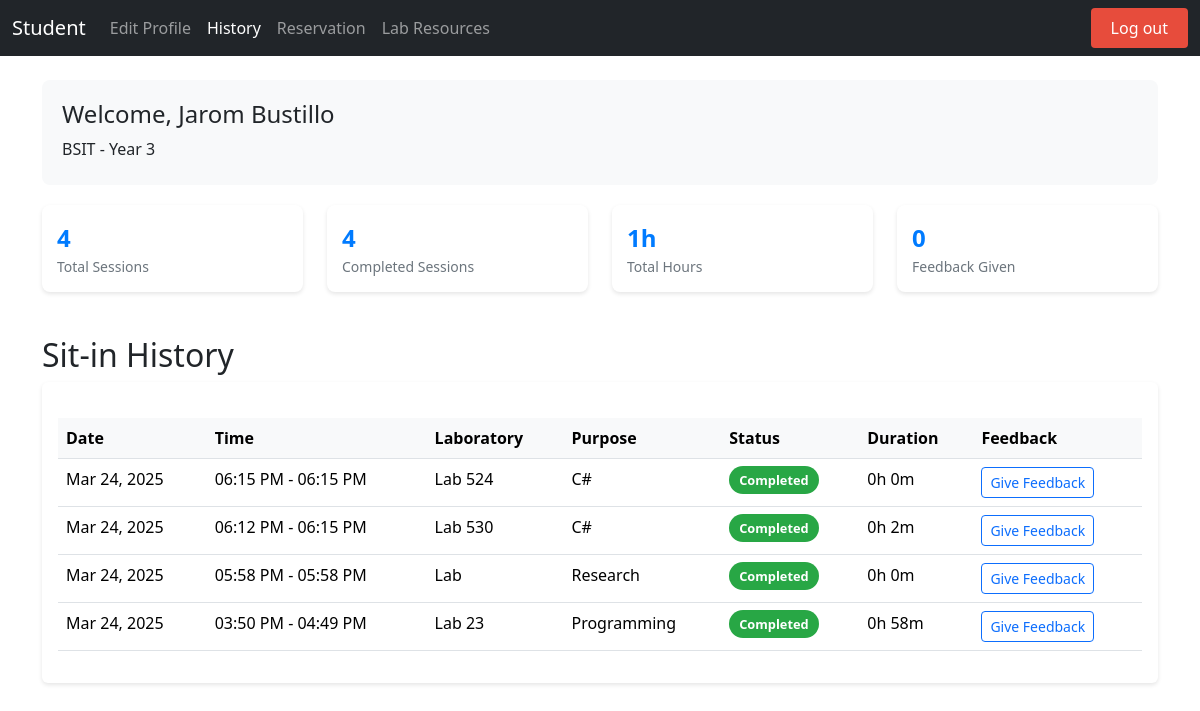
Page /history.php (signed in) on the earlier database version.
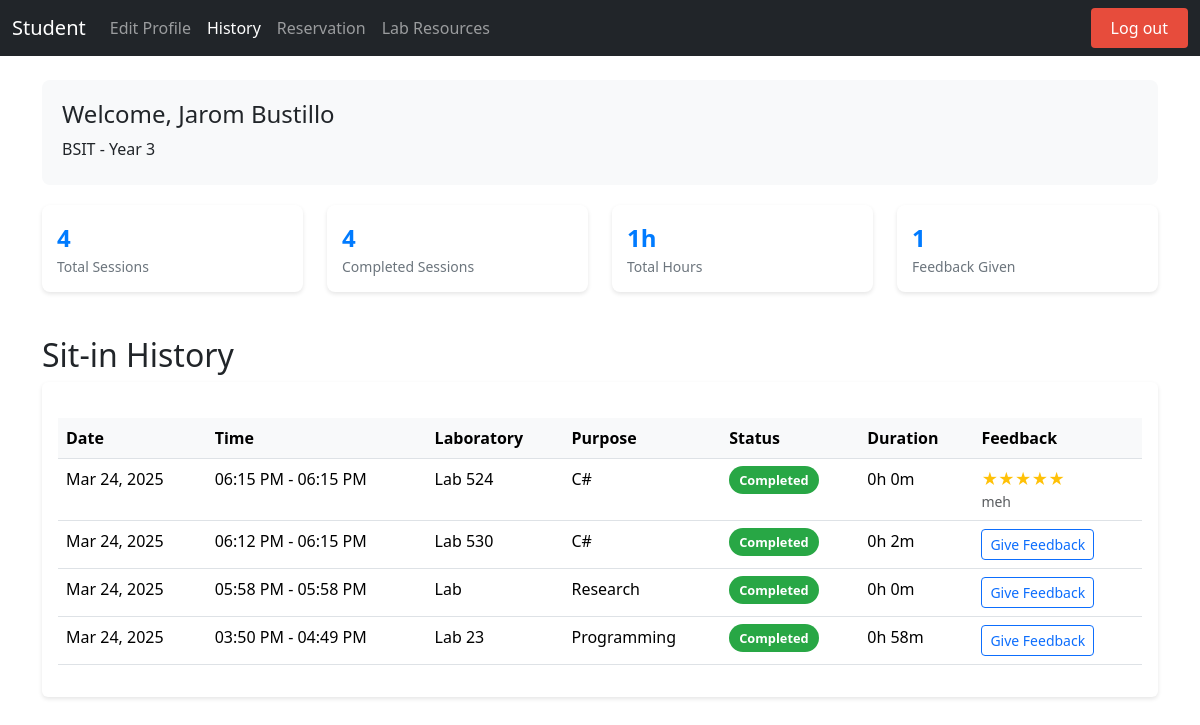
Same page on the later database version.
### tables this page shows
CREATE TABLE `user` (
  `IDNO` int(11) NOT NULL,
  `Lastname` varchar(50) NOT NULL,
  `Firstname` varchar(50) NOT NULL,
  `Midname` varchar(50) NOT NULL,
  `course` varchar(50) NOT NULL,
  `year_level` int(11) NOT NULL,
  `username` varchar(50) NOT NULL,
  `password` varchar(255) NOT NULL,
  `profilepic` varchar(255) NOT NULL DEFAULT 'default.png',
  `session_count` int(11) NOT NULL DEFAULT 30
);

CREATE TABLE `sitin_records` (
  `ID` int(11) NOT NULL,
  `IDNO` int(11) NOT NULL,
  `PURPOSE` varchar(255) NOT NULL,
  `LABORATORY` varchar(30) NOT NULL,
  `TIME_IN` datetime NOT NULL,
  `TIME_OUT` datetime DEFAULT NULL
);

CREATE TABLE `feedback` (
  `ID` int(11) NOT NULL,
  `SITIN_RECORD_ID` int(11) NOT NULL,
  `STUDENT_ID` varchar(50) NOT NULL,
  `RATING` int(1) NOT NULL,
  `COMMENT` text DEFAULT NULL,
  `CREATED_AT` timestamp NOT NULL DEFAULT current_timestamp()
);

### history.php (the view, shortened to what this page needs)
<?php
require_once 'connect.php';
$sql = "SELECT sr.*, f.RATING, f.COMMENT
        FROM sitin_records sr
        LEFT JOIN feedback f ON sr.ID = f.SITIN_RECORD_ID
        WHERE sr.IDNO = ?
        ORDER BY sr.TIME_IN DESC";
$stmt = $conn->prepare($sql);
$stmt->bind_param("s", $_SESSION['IDNO']);
$stmt->execute();
$result = $stmt->get_result();
$user_sql = "SELECT Firstname, Lastname, Midname, course, year_level FROM user WHERE IDNO = ?";
$user_stmt = $conn->prepare($user_sql);
$user_stmt->bind_param("s", $_SESSION['IDNO']);
$user_stmt->execute();
$user_info = $user_stmt->get_result()->fetch_assoc();
?>
<!DOCTYPE html>
<html lang="en">
<head>
    <link href="https://cdn.jsdelivr.net/npm/bootstrap@5.3.3/dist/css/bootstrap.min.css" rel="stylesheet">
    <link rel="stylesheet" href="https://cdnjs.cloudflare.com/ajax/libs/font-awesome/6.0.0/css/all.min.css">
</head>
<body>
    <nav class="navbar navbar-expand-lg navbar-dark bg-dark">
        <div class="container-fluid">
            <a class="navbar-brand" href="dashboard.php">Student</a>
            <div class="collapse navbar-collapse" id="navbarNav">
                <ul class="navbar-nav">
                    <li class="nav-item"><a class="nav-link" href="edit.php">Edit Profile</a></li>
                    <li class="nav-item"><a class="nav-link active" href="history.php">History</a></li>
                    <li class="nav-item"><a class="nav-link" href="reservation.php">Reservation</a></li>
                    <li class="nav-item"><a class="nav-link" href="view_lab_resources.php">Lab Resources</a></li>
                </ul>
                <a href="login.php?logout=true" class="logout-btn ms-auto">Log out</a>
            </div>
        </div>
    </nav>
    <div class="container mt-4">
        <div class="user-info-card">
            <div class="row">
                <div class="col-md-6">
                    <h4>Welcome, <?php echo htmlspecialchars($user_info['Firstname'] . ' ' . $user_info['Lastname']); ?></h4>
                    <p class="mb-1"><?php echo htmlspecialchars($user_info['course'] . ' - Year ' . $user_info['year_level']); ?></p>
                </div>
            </div>
        </div>
        <div class="row mb-4">
            <?php
            $total_sessions = 0;
            $completed_sessions = 0;
            $total_duration = 0;
            $feedback_count = 0;
            $result->data_seek(0);
            while ($row = $result->fetch_assoc()) {
                $total_sessions++;
                if ($row['TIME_OUT']) {
                    $completed_sessions++;
                    $duration = strtotime($row['TIME_OUT']) - strtotime($row['TIME_IN']);
                    $total_duration += $duration;
                }
                if ($row['RATING']) {
                    $feedback_count++;
                }
            }
            $result->data_seek(0);
            ?>
            <div class="col-md-3">
                <div class="stats-card">
                    <div class="stats-number"><?php echo $total_sessions; ?></div>
                    <div class="stats-label">Total Sessions</div>
                </div>
            </div>
            <div class="col-md-3">
                <div class="stats-card">
                    <div class="stats-number"><?php echo $completed_sessions; ?></div>
                    <div class="stats-label">Completed Sessions</div>
                </div>
            </div>
            <div class="col-md-3">
                <div class="stats-card">
                    <div class="stats-number"><?php echo round($total_duration / 3600, 1); ?>h</div>
                    <div class="stats-label">Total Hours</div>
                </div>
            </div>
            <div class="col-md-3">
                <div class="stats-card">
                    <div class="stats-number"><?php echo $feedback_count; ?></div>
                    <div class="stats-label">Feedback Given</div>
                </div>
            </div>
        </div>
        <h2>Sit-in History</h2>
        <div class="card history-card">
            <div class="card-body">
                <div class="table-responsive">
                    <table class="table table-hover">
                        <thead>
                            <tr>
                                <th>Date</th>
                                <th>Time</th>
                                <th>Laboratory</th>
                                <th>Purpose</th>
                                <th>Status</th>
                                <th>Duration</th>
                                <th>Feedback</th>
                            </tr>
                        </thead>
                        <tbody>
                            <?php while ($row = $result->fetch_assoc()): ?>
                                <tr>
                                    <td><?php echo date('M d, Y', strtotime($row['TIME_IN'])); ?></td>
                                    <td>
                                        <?php
                                        echo date('h:i A', strtotime($row['TIME_IN']));
                                        if ($row['TIME_OUT']) {
                                            echo ' - ' . date('h:i A', strtotime($row['TIME_OUT']));
                                        }
                                        ?>
                                    </td>
                                    <td>Lab <?php echo htmlspecialchars($row['LABORATORY']); ?></td>
                                    <td><?php echo htmlspecialchars($row['PURPOSE']); ?></td>
                                    <td>
                                        <?php if ($row['TIME_OUT']): ?>
                                            <span class="status-badge status-completed">Completed</span>
                                        <?php else: ?>
                                            <span class="status-badge status-ongoing">Ongoing</span>
                                        <?php endif; ?>
                                    </td>
                                    <td>
                                        <?php
                                        if ($row['TIME_OUT']) {
                                            $duration = strtotime($row['TIME_OUT']) - strtotime($row['TIME_IN']);
                                            $hours = floor($duration / 3600);
                                            $minutes = floor(($duration % 3600) / 60);
                                            echo $hours . 'h ' . $minutes . 'm';
                                        } else {
                                            echo '-';
                                        }
                                        ?>
                                    </td>
                                    <td>
                                        <?php if ($row['RATING']): ?>
                                            <div class="rating-stars">
                                                <?php
                                                for ($i = 1; $i <= 5; $i++) {
                                                    echo $i <= $row['RATING'] ? '★' : '☆';
                                                }
                                                ?>
                                            </div>
                                            <?php if ($row['COMMENT']): ?>
                                                <small class="text-muted d-block">
                                                    <?php echo htmlspecialchars(substr($row['COMMENT'], 0, 50)) . (strlen($row['COMMENT']) > 50 ? '...' : ''); ?>
                                                </small>
                                            <?php endif; ?>
                                        <?php elseif ($row['TIME_OUT']): ?>
                                            <a href="feedback.php?sitin_id=<?php echo $row['ID']; ?>" class="btn btn-sm btn-outline-primary">Give Feedback</a>
                                        <?php else: ?>
                                            -
                                        <?php endif; ?>
                                    </td>
                                </tr>
                            <?php endwhile; ?>
                        </tbody>
                    </table>
                </div>
            </div>
        </div>
    </div>
</body>
</html>

### history.php (style rules this page uses)
body { display: flex; min-height: 100vh; flex-direction: column; }
.logout-btn { background-color: #e74c3c; color: white !important; padding: 8px 20px !important; border-radius: 4px; transition: all 0.3s ease; margin-left: 20px; text-decoration: none; }
.history-card { margin-bottom: 20px; border: none; box-shadow: 0 2px 4px rgba(0,0,0,0.1); }
.status-badge { padding: 5px 10px; border-radius: 15px; font-size: 0.8em; font-weight: bold; }
.status-completed { background-color: #28a745; color: white; }
.rating-stars { color: #ffc107; }
.table-responsive { margin-top: 20px; }
.table th { background-color: #f8f9fa; }
.user-info-card { background-color: #f8f9fa; border-radius: 8px; padding: 20px; margin-bottom: 20px; }
.stats-card { background-color: #fff; border-radius: 8px; padding: 15px; margin-bottom: 20px; box-shadow: 0 2px 4px rgba(0,0,0,0.1); }
.stats-number { font-size: 24px; font-weight: bold; color: #007bff; }
.stats-label { color: #6c757d; font-size: 14px; }

Differences in the rows shown:
no longer on this page (row unchanged): sitin_records: TIME_IN "Mar 24, 2025", TIME_IN "06:15 PM", TIME_OUT "06:15 PM", LABORATORY "524", PURPOSE "C#", shows "Completed", hours "0", minutes "0"
added feedback: SITIN_RECORD_ID.TIME_IN "Mar 24, 2025", SITIN_RECORD_ID.TIME_IN "06:15 PM", SITIN_RECORD_ID.TIME_OUT "06:15 PM", SITIN_RECORD_ID.LABORATORY "524", SITIN_RECORD_ID.PURPOSE "C#", SITIN_RECORD_ID.TIME_IN "0", RATING 5 (drawn), COMMENT "meh"
Other differences:
$feedback_count: "0" → "1"
